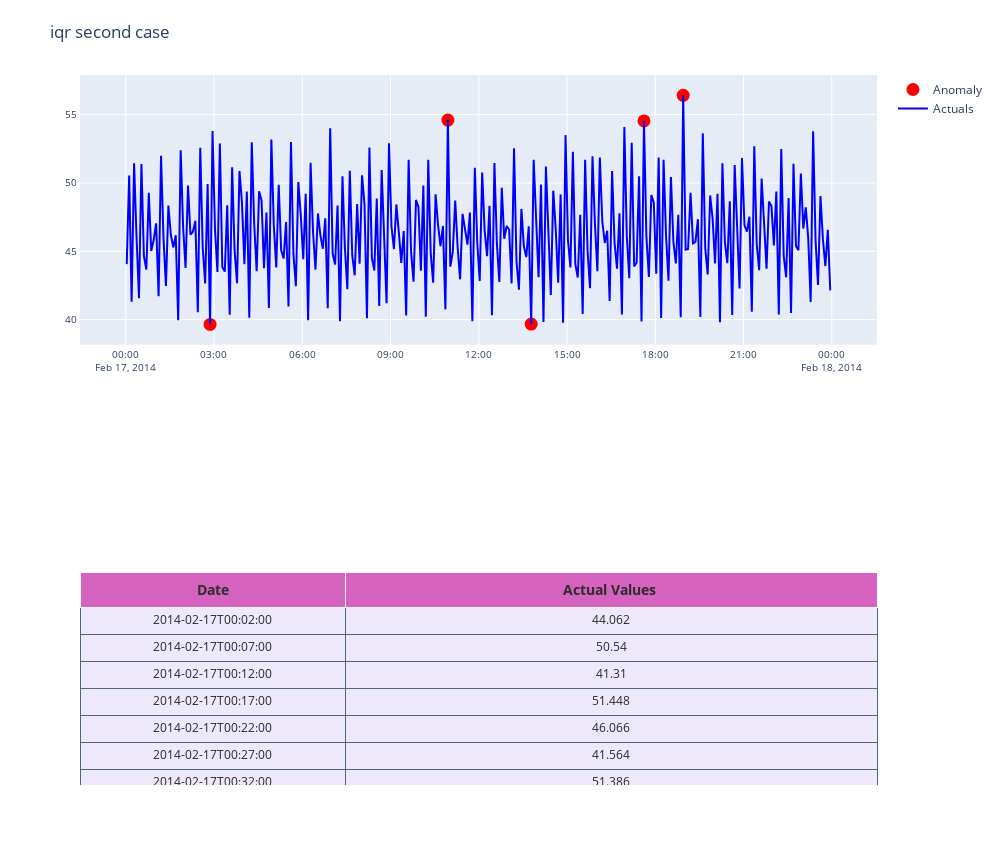

The notebook cell this image was saved under:
### Code cell
lower_bound,upper_bound=iqr_bounds(df['scores'],k=2)
df['anomaly']=0
df['anomaly']=(df['scores'] < lower_bound) |(df['scores'] > upper_bound)
df['anomaly']=df['anomaly'].astype(int)
plot_anomaly(df,'iqr second case')

### Figure 1 — Plotly figure (JSON) as saved in the notebook; plotly's stock layout.template omitted (floating-point values rounded to 4 significant figures; data arrays with more than 128 entries replaced by an {"elided": "..."} marker saying what was removed)
{"data": [{"cells": {"align": ["center", "center", "center", "center", "center"], "fill": {"color": {"elided": "1x288 str values"}}, "font": {"color": ["rgb(40, 40, 40)", "rgb(40, 40, 40)", "rgb(40, 40, 40)", "rgb(40, 40, 40)", "rgb(40, 40, 40)"], "size": 12}, "height": 27, "line": {"color": "#506784"}, "suffix": [null, "", "", "%", ""], "values": {"elided": "2x288 mixed values"}}, "columnwidth": [1, 2], "domain": {"x": [0, 1], "y": [0, 0.3]}, "header": {"fill": {"color": "#d562be"}, "font": {"color": ["rgb(45, 45, 45)", "rgb(45, 45, 45)", "rgb(45, 45, 45)", "rgb(45, 45, 45)", "rgb(45, 45, 45)"], "size": 14}, "height": 20, "values": [["<b>Date</b>"], ["<b>Actual Values </b>"]]}, "type": "table"}, {"marker": {"color": "red", "line": {"color": "red", "width": 2}, "size": 11}, "mode": "markers", "name": "Anomaly", "showlegend": true, "type": "scatter", "x": {"elided": "288 str values"}, "xaxis": "x", "y": {"elided": "288 float values"}, "yaxis": "y"}, {"marker": {"color": "blue", "line": {"width": 1}, "size": 12}, "mode": "lines", "name": "Actuals", "type": "scatter", "x": {"elided": "288 str values"}, "xaxis": "x", "y": {"elided": "288 float values"}, "yaxis": "y"}], "layout": {"autosize": false, "height": 865, "margin": {"t": 75}, "showlegend": true, "title": {"text": "iqr second case"}, "width": 1000, "xaxis": {"anchor": "y", "domain": [0, 1], "gridcolor": "#ffffff", "mirror": true, "showgrid": true, "showline": true, "showticklabels": true, "tickfont": {"size": 10}, "ticklen": 4, "zeroline": false}, "yaxis": {"anchor": "x", "domain": [0.62, 1], "gridcolor": "#ffffff", "hoverformat": ".2f", "mirror": true, "showgrid": true, "showline": true, "tickfont": {"size": 10}, "ticklen": 4, "zeroline": false}}}
